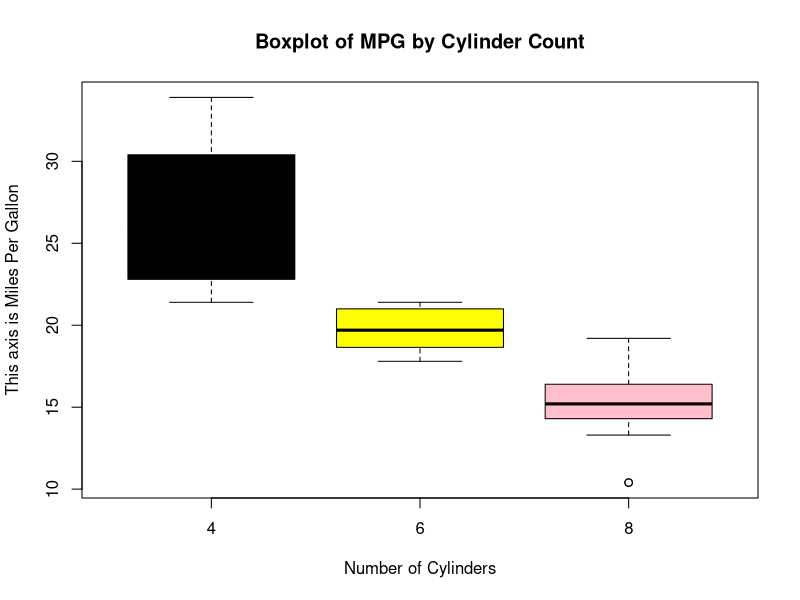

Reproduce this figure in R.
# data analysis script

# load dataset from the base R
data("mtcars")

# view the structure of the dataset
head(mtcars)

# summary statistics of the dataset
summary(mtcars) #Provides the summary statistics of mtcars

#anova to see if there is a significant difference in mpg based on the number of cylinders
anova_result <- lm(mpg ~ as.factor(cyl), data = mtcars)
summary(anova_result)

#plot the boxplot for mpg and cyl
boxplot(mtcars$mpg ~ mtcars$cyl,
        main = "Boxplot of MPG by Cylinder Count",
        xlab = "Number of Cylinders",
        ylab = "This axis is Miles Per Gallon",
        col = c("black", "yellow", "pink")) # LI's edit

#testing